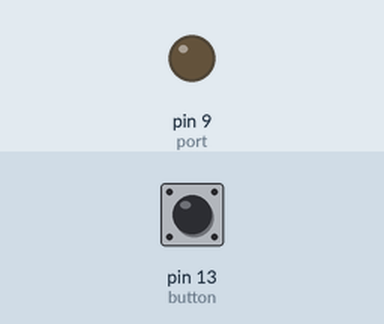
The sketch below on a simulated Arduino Uno, built with avr-gcc and run on an emulated ATmega328P. Shown: output pins drawn as LEDs (lit = HIGH). The test bench sets the inputs (shaded band); at power-on: pin 13 (button) HIGH. What the sketch prints to the serial monitor is not drawn.

Above: at 1.2 s.
1.3 s: pin 13 (button) pulled LOW for 0.15 s
At 1.37 s:
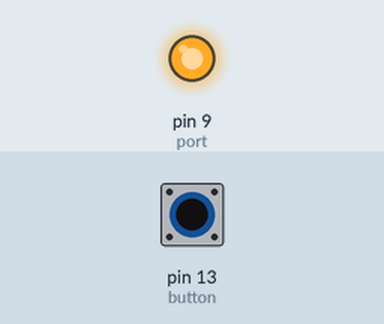
2.9 s: pin 13 (button) pulled LOW for 3.2 s
At 6.9 s:
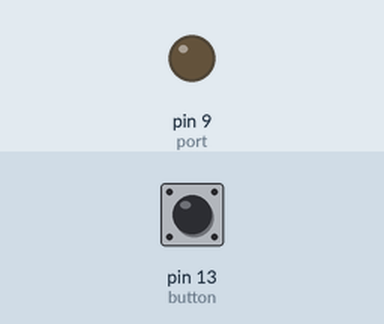
Timing chart, 0 to 8.4 s (numbered marks = the images above; inputs shaded):
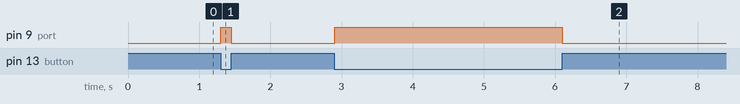

Measured:
- after the input at 1.3 s, pin 9 (port): LOW → HIGH at once, → LOW 0.15 s later
- after the input at 2.9 s, pin 9 (port): LOW → HIGH at once, → LOW 3.2 s later

The sketch:

button_light.ino
```cpp
int button = 13;
int port = 9;
int buttonState = 0;

void setup() {
  Serial.begin(9600);
  pinMode(port, OUTPUT);
  pinMode(button, INPUT);

}

void loop() {
  buttonState = digitalRead(button);
  Serial.println(buttonState);
  if (digitalRead(button) == LOW) {
    digitalWrite(port, HIGH);
  } else {
    digitalWrite(port, LOW);
  }
}
```
